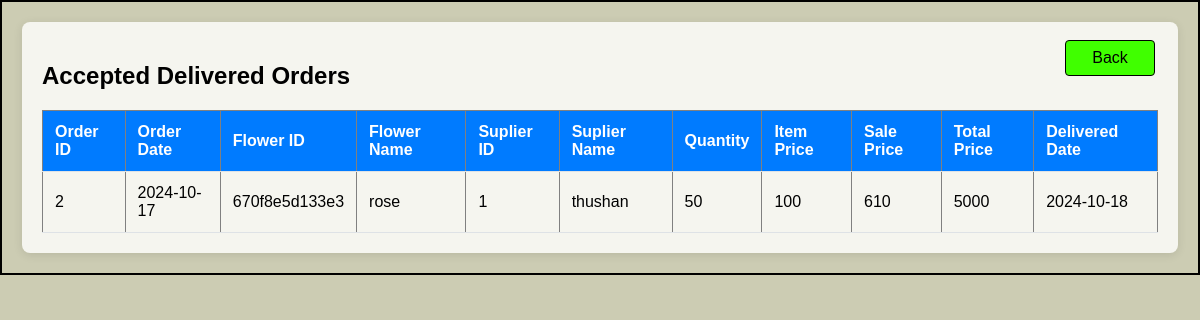
Screenshot of /Admin/orders/delivered_orders_history.php (signed in) with the database file from the repository.
### tables this page shows
CREATE TABLE `orders` (
                          `order_id` int(10) NOT NULL AUTO_INCREMENT,
                          `order_date` date DEFAULT NULL,
                          `flower_id` varchar(100) DEFAULT NULL,
                          `quantity` int(5) DEFAULT NULL,
                          `suplier_id` int(10) DEFAULT NULL,
                          `isAccept_supplier` tinyint(1) DEFAULT 0,
                          `accept_supplier_date` date DEFAULT NULL,
                          `delivered_date` date DEFAULT NULL,
                          `isDelivered` tinyint(1) DEFAULT 0,
                          `purchase_price` float DEFAULT NULL,
                          `order_sale_price` float DEFAULT 0,
                          PRIMARY KEY (`order_id`),
                          KEY `flower_id` (`flower_id`),
                          KEY `suplier_id` (`suplier_id`),
                          CONSTRAINT `orders_ibfk_1` FOREIGN KEY (`flower_id`) REFERENCES `flowers` (`flower_id`) ON DELETE CASCADE,
                          CONSTRAINT `orders_ibfk_2` FOREIGN KEY (`suplier_id`) REFERENCES `supliers` (`suplier_id`) ON DELETE CASCADE
);

CREATE TABLE `flowers` (
                           `flower_id` varchar(100) NOT NULL,
                           `flower_name` varchar(20) DEFAULT NULL,
                           `quantity` int(5) DEFAULT 0,
                           `sale_price` float DEFAULT NULL,
                           `description` varchar(255) DEFAULT NULL,
                           `other_info` longtext DEFAULT NULL CHECK (json_valid(`other_info`)),
                           PRIMARY KEY (`flower_id`),
                           KEY `idx_flower_name` (`flower_name`)
);

CREATE TABLE `supliers` (
                            `suplier_id` int(10) NOT NULL AUTO_INCREMENT,
                            `supplier_username` varchar(20) NOT NULL,
                            `email` varchar(40) NOT NULL,
                            `password` varchar(80) NOT NULL,
                            `mobile` int(10) NOT NULL,
                            `verify` tinyint(4) DEFAULT 0,
                            PRIMARY KEY (`suplier_id`),
                            UNIQUE KEY `email` (`email`),
                            UNIQUE KEY `mobile` (`mobile`),
                            KEY `idx_suplier_id` (`suplier_id`),
                            KEY `idx_email` (`email`)
);

### Admin/orders/delivered_orders_history.php (the view, shortened to what this page needs)
<?php
global $connection;
?>
<!DOCTYPE html>
<html lang="en">
<head>
    <link rel="stylesheet" href="deliverOrdersHistory.css">
</head>
<body>
<div id="container">
    <h2>Accepted Delivered Orders</h2>
    <div class='back'>
        <a href = 'orders.php'><button type='submit' class='backBtn'>Back </button></a>
    </div>
    <?php
$query = "SELECT * FROM orders  WHERE isAccept_supplier=true  AND isDelivered=true ORDER BY delivered_date DESC";
$result = mysqli_query($connection,$query);
echo "<table border='1'>
                    <tr>
                        <th>Order ID</th>
                        <th>Order Date</th>
                        <th>Flower ID</th>
                        <th>Flower Name</th>
                        <th>Suplier ID</th>
                        <th>Suplier Name</th>
                        <th>Quantity</th>
                        <th>Item Price</th>
                        <th>Sale Price</th>
                        <th>Total Price</th>
                        <th>Delivered Date</th>
                    </tr>";
if(mysqli_num_rows($result)>0){
    while($row = mysqli_fetch_assoc($result)){
        $order_id = $row['order_id'];
        $order_date = $row['order_date'];
        $flower_id = $row['flower_id'];
        $quantity = (int)$row ['quantity'];
        $suplier_id = $row['suplier_id'];
        $item_price = (float)$row['purchase_price'];
        $flower_sale_price = $row['order_sale_price'];
        $delivered_date = $row['delivered_date'];
        $total_price = (float) ($quantity *  $item_price);
        $retrieve_flower = "SELECT * FROM  flowers WHERE flower_id = '$flower_id' LIMIT 1";
        $retrieve_flower_result = mysqli_query($connection,$retrieve_flower);
        $retrieve_suplier = "SELECT * FROM   supliers WHERE suplier_id = '$suplier_id' LIMIT 1";
        $retrieve_suplier_result = mysqli_query($connection,$retrieve_suplier);
        $flower_data= mysqli_fetch_assoc($retrieve_flower_result);
        $flower_name = $flower_data['flower_name'];
        $suplier_name = mysqli_fetch_assoc($retrieve_suplier_result)['supplier_username'];
        echo "<tr>
                                    <td>$order_id</td>
                                    <td>$order_date</td>
                                    <td>$flower_id</td>
                                    <td>$flower_name</td>
                                    <td>$suplier_id</td>
                                    <td>$suplier_name</td>
                                    <td>$quantity</td>
                                    <td>$item_price</td>
                                    <td>$flower_sale_price</td>
                                    <td>$total_price</td>
                                    <td>$delivered_date</td>
                                </tr>";
    }
}
echo "</table>
    </div>";
?>

### Admin/orders/deliverOrdersHistory.css (style rules this page uses)
body { font-family: Arial, sans-serif; background-color: #ccccb3; margin: 0; padding: 20px; border: 2px solid black; }
#container { max-width: 1200px; margin: auto; padding: 20px; background-color: #f5f5ef; border-radius: 8px; box-shadow: 0 2px 10px rgba(0, 0, 0, 0.1); }
table { width: 100%; border-collapse: collapse; margin-top: 20px; }
th, td { padding: 12px; text-align: left; border-bottom: 1px solid #dee2e6; }
th { background-color: #007bff; color: white; }
.backBtn { padding: 8px 10px; font-size: 16px; background-color: #40ff00; color: black; border: 1px solid black; border-radius: 4px; cursor: pointer; width: 90px; transition: background-color 0.3s ease, transform 0.2s ease; }
.back { justify-content: right; display: flex; position: absolute; top: 40px; right: 45px; }

### rows the page displays
orders: order_id "2", order_date "2024-10-17", flower "670f8e5d133e3", flower.flower_name "rose", suplier "1", suplier.supplier_username "thushan", quantity "50", purchase_price "100", order_sale_price "610", total_price "5000", delivered_date "2024-10-18"
